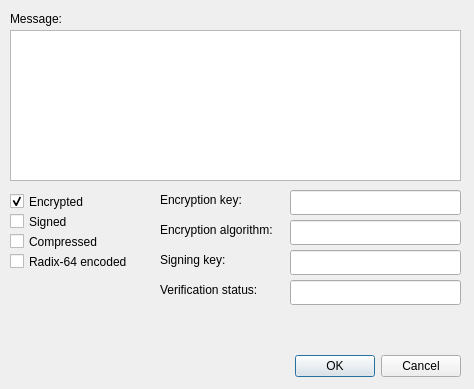
<?xml version="1.0" encoding="UTF-8"?>
<ui version="4.0">
 <class>ReceiveDialog</class>
 <widget class="QDialog" name="ReceiveDialog">
  <property name="geometry">
   <rect>
    <x>0</x>
    <y>0</y>
    <width>474</width>
    <height>389</height>
   </rect>
  </property>
  <property name="windowTitle">
   <string>Receive message</string>
  </property>
  <widget class="QDialogButtonBox" name="buttonBox">
   <property name="geometry">
    <rect>
     <x>120</x>
     <y>350</y>
     <width>341</width>
     <height>32</height>
    </rect>
   </property>
   <property name="orientation">
    <enum>Qt::Horizontal</enum>
   </property>
   <property name="standardButtons">
    <set>QDialogButtonBox::Cancel|QDialogButtonBox::Ok</set>
   </property>
  </widget>
  <widget class="QLabel" name="_l1">
   <property name="geometry">
    <rect>
     <x>10</x>
     <y>10</y>
     <width>55</width>
     <height>17</height>
    </rect>
   </property>
   <property name="text">
    <string>Message:</string>
   </property>
  </widget>
  <widget class="QTextEdit" name="tbMessage">
   <property name="geometry">
    <rect>
     <x>10</x>
     <y>30</y>
     <width>451</width>
     <height>151</height>
    </rect>
   </property>
  </widget>
  <widget class="QCheckBox" name="checkCompressed">
   <property name="geometry">
    <rect>
     <x>10</x>
     <y>230</y>
     <width>91</width>
     <height>23</height>
    </rect>
   </property>
   <property name="text">
    <string>Compressed</string>
   </property>
   <property name="checkable">
    <bool>true</bool>
   </property>
  </widget>
  <widget class="QCheckBox" name="checkSigned">
   <property name="geometry">
    <rect>
     <x>10</x>
     <y>210</y>
     <width>82</width>
     <height>23</height>
    </rect>
   </property>
   <property name="text">
    <string>Signed</string>
   </property>
  </widget>
  <widget class="QCheckBox" name="checkEncrypted">
   <property name="geometry">
    <rect>
     <x>10</x>
     <y>190</y>
     <width>82</width>
     <height>23</height>
    </rect>
   </property>
   <property name="text">
    <string>Encrypted</string>
   </property>
   <property name="checkable">
    <bool>true</bool>
   </property>
   <property name="checked">
    <bool>true</bool>
   </property>
  </widget>
  <widget class="QCheckBox" name="checkBase64ed">
   <property name="geometry">
    <rect>
     <x>10</x>
     <y>250</y>
     <width>121</width>
     <height>23</height>
    </rect>
   </property>
   <property name="text">
    <string>Radix-64 encoded</string>
   </property>
   <property name="checkable">
    <bool>true</bool>
   </property>
  </widget>
  <widget class="QLabel" name="_l2">
   <property name="geometry">
    <rect>
     <x>160</x>
     <y>250</y>
     <width>121</width>
     <height>20</height>
    </rect>
   </property>
   <property name="text">
    <string>Signing key:</string>
   </property>
  </widget>
  <widget class="QLabel" name="_l3">
   <property name="geometry">
    <rect>
     <x>160</x>
     <y>190</y>
     <width>121</width>
     <height>20</height>
    </rect>
   </property>
   <property name="text">
    <string>Encryption key:</string>
   </property>
  </widget>
  <widget class="QLabel" name="_l4">
   <property name="geometry">
    <rect>
     <x>160</x>
     <y>220</y>
     <width>121</width>
     <height>20</height>
    </rect>
   </property>
   <property name="text">
    <string>Encryption algorithm:</string>
   </property>
  </widget>
  <widget class="QLabel" name="_l5">
   <property name="geometry">
    <rect>
     <x>160</x>
     <y>280</y>
     <width>121</width>
     <height>20</height>
    </rect>
   </property>
   <property name="text">
    <string>Verification status:</string>
   </property>
  </widget>
  <widget class="QLineEdit" name="tbEncryptionKey">
   <property name="geometry">
    <rect>
     <x>290</x>
     <y>190</y>
     <width>171</width>
     <height>25</height>
    </rect>
   </property>
   <property name="readOnly">
    <bool>true</bool>
   </property>
  </widget>
  <widget class="QLineEdit" name="tbEncryptionAlg">
   <property name="geometry">
    <rect>
     <x>290</x>
     <y>220</y>
     <width>171</width>
     <height>25</height>
    </rect>
   </property>
   <property name="readOnly">
    <bool>true</bool>
   </property>
  </widget>
  <widget class="QLineEdit" name="tbSigningKey">
   <property name="geometry">
    <rect>
     <x>290</x>
     <y>250</y>
     <width>171</width>
     <height>25</height>
    </rect>
   </property>
   <property name="readOnly">
    <bool>true</bool>
   </property>
  </widget>
  <widget class="QLineEdit" name="tbVerification">
   <property name="geometry">
    <rect>
     <x>290</x>
     <y>280</y>
     <width>171</width>
     <height>25</height>
    </rect>
   </property>
   <property name="readOnly">
    <bool>true</bool>
   </property>
  </widget>
 </widget>
 <resources/>
 <connections>
  <connection>
   <sender>buttonBox</sender>
   <signal>accepted()</signal>
   <receiver>ReceiveDialog</receiver>
   <slot>accept()</slot>
   <hints>
    <hint type="sourcelabel">
     <x>248</x>
     <y>254</y>
    </hint>
    <hint type="destinationlabel">
     <x>157</x>
     <y>274</y>
    </hint>
   </hints>
  </connection>
  <connection>
   <sender>buttonBox</sender>
   <signal>rejected()</signal>
   <receiver>ReceiveDialog</receiver>
   <slot>reject()</slot>
   <hints>
    <hint type="sourcelabel">
     <x>316</x>
     <y>260</y>
    </hint>
    <hint type="destinationlabel">
     <x>286</x>
     <y>274</y>
    </hint>
   </hints>
  </connection>
 </connections>
</ui>
